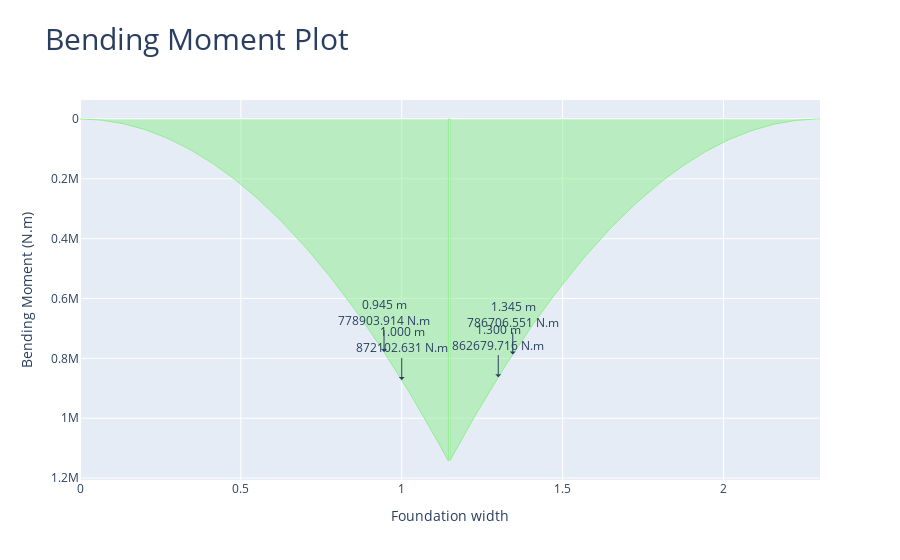

This figure's notebook cell:
### Markdown cell above
#### Show the bending moment diagram in y direction showing the design bending moment

### Code cell
comb_footing_design.plot_bending_moment_Y()

### Figure 1 — Plotly figure (JSON) as saved in the notebook; plotly's stock layout.template omitted (floating-point values rounded to 4 significant figures; data arrays with more than 128 entries replaced by an {"elided": "..."} marker saying what was removed)
{"data": [{"fill": "tozeroy", "hovertemplate": "x: %{x:.3f} %{meta[0]}<br>f(x): %{y:.3f} %{meta[1]}", "line": {"color": "lightgreen", "width": 1}, "meta": ["m", "N.m"], "mode": "lines", "name": "Bending Moment", "type": "scatter", "x": {"elided": "206 float values"}, "y": {"elided": "206 float values"}}], "layout": {"annotations": [{"arrowhead": 1, "ax": 0, "ay": -40, "showarrow": true, "text": "1.000 m<br>872102.631 N.m", "x": 1.0, "xref": "x", "y": 872100.0, "yref": "y"}, {"arrowhead": 1, "ax": 0, "ay": -40, "showarrow": true, "text": "1.300 m<br>862679.716 N.m", "x": 1.3, "xref": "x", "y": 862700.0, "yref": "y"}, {"arrowhead": 1, "ax": 0, "ay": -40, "showarrow": true, "text": "0.945 m<br>778903.914 N.m", "x": 0.945, "xref": "x", "y": 778900.0, "yref": "y"}, {"arrowhead": 1, "ax": 0, "ay": -40, "showarrow": true, "text": "1.345 m<br>786706.551 N.m", "x": 1.345, "xref": "x", "y": 786700.0, "yref": "y"}], "title": {"font": {"size": 30}, "text": "Bending Moment Plot"}, "xaxis": {"title": {"text": "Foundation width"}}, "yaxis": {"autorange": "reversed", "title": {"text": "Bending Moment (N.m)"}}}}
